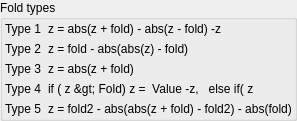
    <widget class="QGroupBox" name="groupBox">
     <property name="title">
      <string>Fold types</string>
     </property>
     <layout class="QVBoxLayout" name="verticalLayout_4">
      <property name="leftMargin">
       <number>2</number>
      </property>
      <property name="topMargin">
       <number>2</number>
      </property>
      <property name="rightMargin">
       <number>2</number>
      </property>
      <property name="bottomMargin">
       <number>2</number>
      </property>
      <item>
       <layout class="QGridLayout" name="gridLayout_6" columnstretch="0,1">
        <item row="0" column="0">
         <widget class="QLabel" name="label_107">
          <property name="text">
           <string>Type 1</string>
          </property>
         </widget>
        </item>
        <item row="2" column="0">
         <widget class="QLabel" name="label_108">
          <property name="text">
           <string>Type 3</string>
          </property>
         </widget>
        </item>
        <item row="4" column="0">
         <widget class="QLabel" name="label_109">
          <property name="text">
           <string>Type 5</string>
          </property>
         </widget>
        </item>
        <item row="1" column="0">
         <widget class="QLabel" name="label_111">
          <property name="text">
           <string>Type 2</string>
          </property>
         </widget>
        </item>
        <item row="3" column="0">
         <widget class="QLabel" name="label_110">
          <property name="text">
           <string>Type 4</string>
          </property>
         </widget>
        </item>
        <item row="0" column="1">
         <widget class="QLabel" name="label">
          <property name="text">
           <string notr="true">z = abs(z + fold) - abs(z - fold) -z</string>
          </property>
         </widget>
        </item>
        <item row="1" column="1">
         <widget class="QLabel" name="label_4">
          <property name="text">
           <string notr="true">z = fold - abs(abs(z) - fold)</string>
          </property>
         </widget>
        </item>
        <item row="2" column="1">
         <widget class="QLabel" name="label_3">
          <property name="text">
           <string notr="true">z = abs(z + fold)</string>
          </property>
         </widget>
        </item>
        <item row="3" column="1">
         <widget class="QLabel" name="label_8">
          <property name="text">
           <string notr="true">if ( z &gt; Fold) z =  Value -z,   else if( z &lt;Fold) z = - Value - z,</string>
          </property>
         </widget>
        </item>
        <item row="4" column="1">
         <widget class="QLabel" name="label_6">
          <property name="text">
           <string notr="true">z = fold2 - abs(abs(z + fold) - fold2) - abs(fold)</string>
          </property>
         </widget>
        </item>
       </layout>
      </item>
     </layout>
    </widget>
